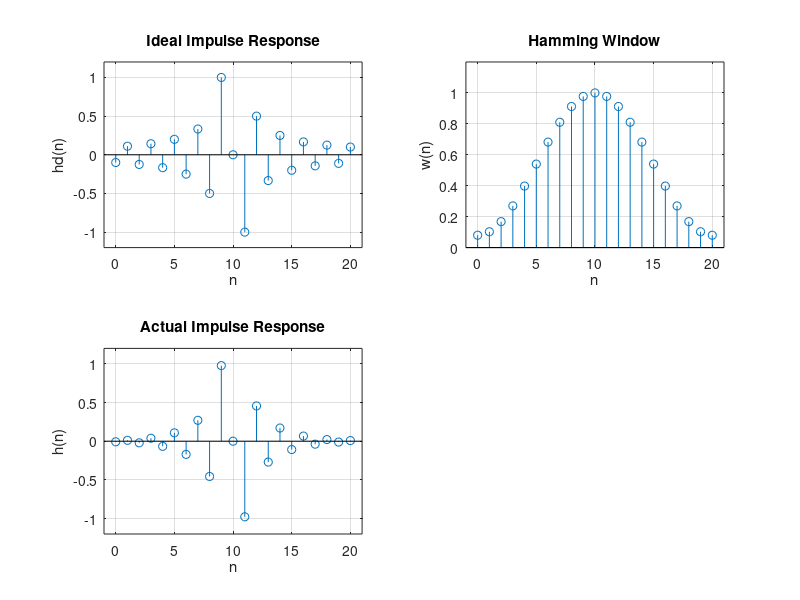
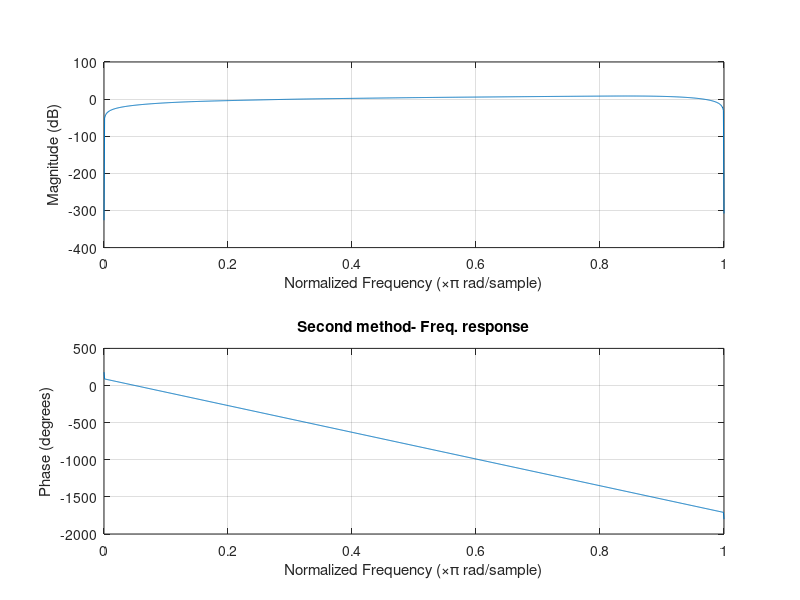
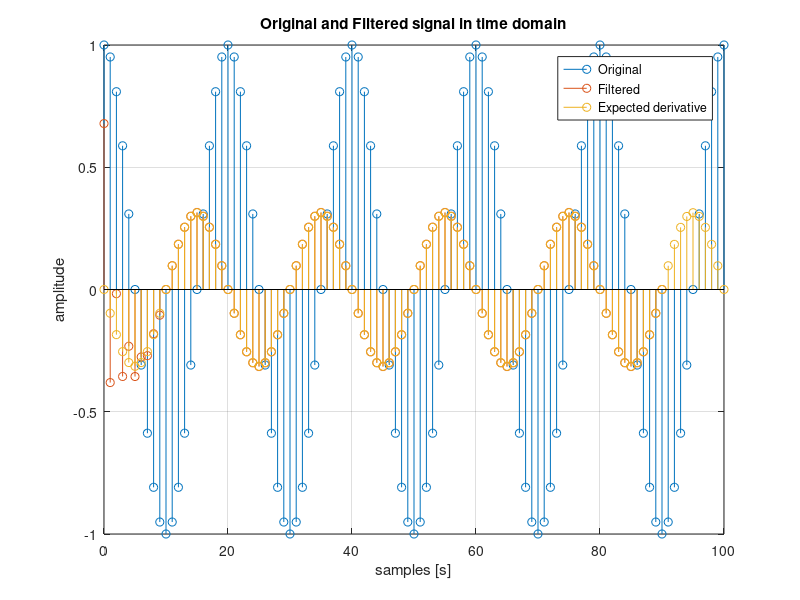

The MATLAB source for these figures, in order:
% Daniele Orsuti
% DSP lab. a.y. 21/22
% daniele.orsuti@phd.unipd.it

clear all;
close all;

%% Design the fitler using the window method
M = 21; alpha = (M-1)/2; n = 0:M-1;
hd = (cos(pi*(n-alpha)))./(n-alpha); hd(alpha+1)=0;
w_ham = (hamming(M))'; h = hd .* w_ham; 


%% plots
subplot(2,2,1); stem(n,hd); title('Ideal Impulse Response')
axis([-1 M -1.2 1.2]); xlabel('n'); ylabel('hd(n)'); grid;
subplot(2,2,2); stem(n,w_ham);title('Hamming Window')
axis([-1 M 0 1.2]); xlabel('n'); ylabel('w(n)'); grid;
subplot(2,2,3); stem(n,h);title('Actual Impulse Response')
axis([-1 M -1.2 1.2]); xlabel('n'); ylabel('h(n)'); grid;

% Below 1024 means that the frequency response is evaluated over 1024 
% points.
figure();
freqz(h,1,1024);
title('Second method- Freq. response');

%% Create signal which will be filterd
n=[0:100]; % samples axis associated to signal y
freq = 0.1;
y = cos(freq * pi * n); 

% Suggestion: plot in the frequency domain the signal 'y' to check
% where the tone is centered in the frequency domain
% use: freqz(y, 1, 1024);

%% Fitler the signal
z = filter(h,1,y);
z = z((length(h)+1)/2:end); % Remove filte delay

Nz = length(z); % length of the filtered signal
nz = (0:Nz-1); % samples of the filtered signals

%% Compute the expected derivative

%z_exp stands for expected derivative signal
z_exp= -1 * freq * pi * sin(freq * pi * n);
figure;

stem(n,y);
hold on;
stem(nz,z);
hold on;
stem(n,z_exp);
hold on;

% On the plot the corrupted samples at the beginningare due to the
% transient response.
title('Original and Filtered signal in time domain')
hold on;
grid; 
xlabel('samples [s]'); 
ylabel('amplitude'); 
legend('Original','Filtered','Expected derivative')
hold off;
